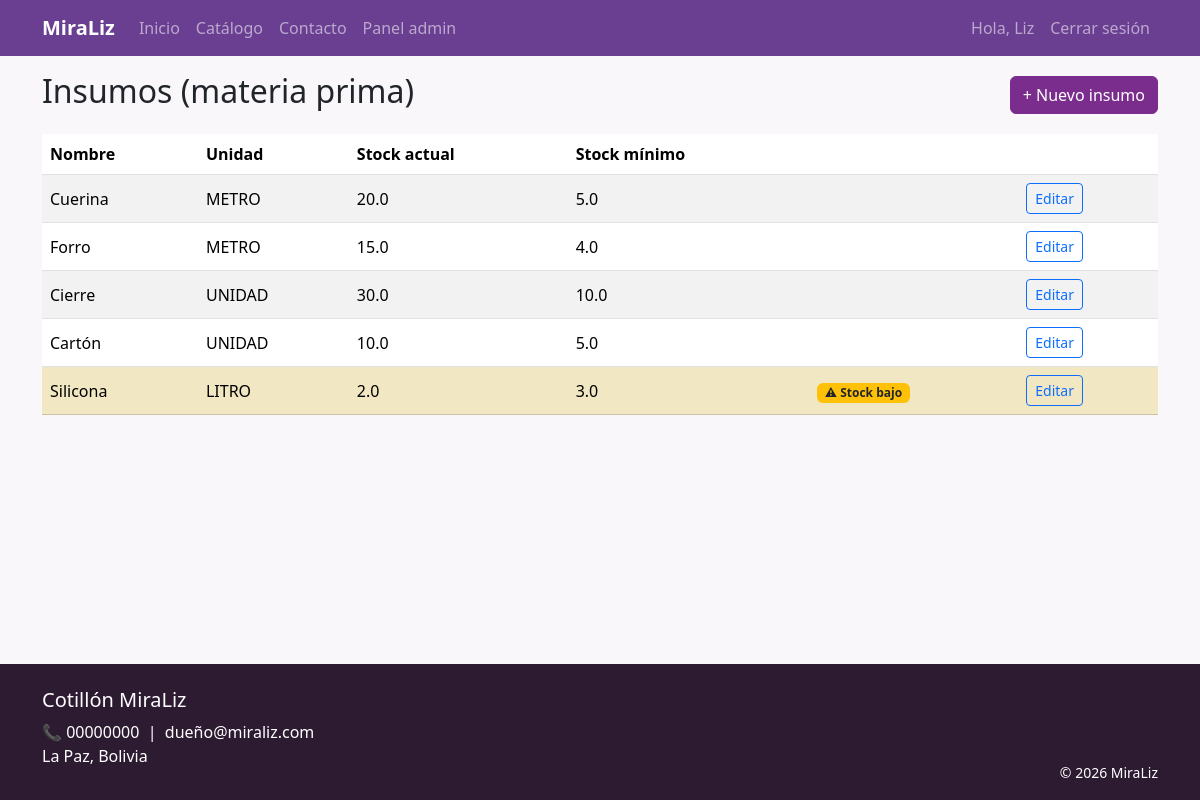
The page /admin/insumos (signed in) on the database its author committed.
### models/usuario.py (models this page shows, shortened)
class Usuario(UserMixin, db.Model):
    __tablename__ = "usuarios"
    id = db.Column(db.Integer, primary_key=True)
    nombre_completo = db.Column(db.String(150), nullable=False)
    correo = db.Column(db.String(150), unique=True, nullable=False, index=True)
    telefono = db.Column(db.String(30))
    direccion = db.Column(db.String(250))
    password_hash = db.Column(db.String(255), nullable=False)
    rol = db.Column(db.String(20), nullable=False, default="CLIENTE")
    estado = db.Column(db.String(20), nullable=False, default="ACTIVO")
    horas_disponibles = db.Column(db.Float, default=0)  # solo relevante para EMPLEADO
    fecha_registro = db.Column(db.DateTime, default=datetime.utcnow)
    correo_verificado = db.Column(db.Boolean, default=False)
    pedidos = db.relationship("Pedido", backref="cliente", lazy=True,
                               foreign_keys="Pedido.usuario_id")
    @property
    def is_active(self):
        return self.estado == "ACTIVO"

### models/inventario.py (models this page shows, shortened)
class Insumo(db.Model):
    __tablename__ = "insumos"
    id = db.Column(db.Integer, primary_key=True)
    nombre = db.Column(db.String(150), nullable=False)
    unidad = db.Column(db.String(20), nullable=False)  # UNIDAD, METRO, LITRO, KILOGRAMO
    stock_actual = db.Column(db.Float, nullable=False, default=0)
    stock_minimo = db.Column(db.Float, nullable=False, default=0)
    estado = db.Column(db.String(20), nullable=False, default="ACTIVO")
    def stock_bajo(self):
        return self.stock_actual <= self.stock_minimo

### routes/admin.py (the view)
@bp.route("/insumos")
def insumos():
    return render_template("admin/insumos.html", insumos=Insumo.query.all())

### routes/admin.py (called while the page is built)
@bp.before_request
@login_required
@rol_requerido("DUENO")
def _restringir_a_dueno():
    pass

### templates/admin/insumos.html (shortened to what this page needs)
{% extends "base.html" %}
{% block content %}
<div class="d-flex justify-content-between align-items-center mb-3">
    <h2>Insumos (materia prima)</h2>
    <a href="{{ url_for('admin.insumo_nuevo') }}" class="btn btn-primary-miraliz">+ Nuevo insumo</a>
</div>
<table class="table bg-white table-striped align-middle">
    <thead><tr><th>Nombre</th><th>Unidad</th><th>Stock actual</th><th>Stock mínimo</th><th></th><th></th></tr></thead>
    <tbody>
    {% for i in insumos %}
        <tr class="{{ 'table-warning' if i.stock_bajo() else '' }}">
            <td>{{ i.nombre }}</td>
            <td>{{ i.unidad }}</td>
            <td>{{ i.stock_actual }}</td>
            <td>{{ i.stock_minimo }}</td>
            <td>{% if i.stock_bajo() %}<span class="badge bg-warning text-dark">⚠ Stock bajo</span>{% endif %}</td>
            <td><a href="{{ url_for('admin.insumo_editar', insumo_id=i.id) }}" class="btn btn-sm btn-outline-primary">Editar</a></td>
        </tr>
    {% endfor %}
    </tbody>
</table>
{% endblock %}

### templates/base.html (shortened to what this page needs)
<!DOCTYPE html>
<html lang="es">
<head>
    <link href="https://cdn.jsdelivr.net/npm/bootstrap@5.3.3/dist/css/bootstrap.min.css" rel="stylesheet">
    <link href="{{ url_for('static', filename='css/estilo.css') }}" rel="stylesheet">
    <link rel="stylesheet" href="https://cdn.jsdelivr.net/npm/bootstrap-icons@1.11.3/font/bootstrap-icons.min.css">
</head>
<body>
<nav class="navbar navbar-expand-lg navbar-dark" style="background-color:#6a3f92;">
    <div class="container">
        <a class="navbar-brand fw-bold" href="{{ url_for('public.index') }}">MiraLiz</a>
        <div class="collapse navbar-collapse" id="navMenu">
            <ul class="navbar-nav me-auto mb-2 mb-lg-0">
                <li class="nav-item"><a class="nav-link" href="{{ url_for('public.index') }}">Inicio</a></li>
                <li class="nav-item"><a class="nav-link" href="{{ url_for('public.catalogo') }}">Catálogo</a></li>
                <li class="nav-item"><a class="nav-link" href="{{ url_for('public.contacto') }}">Contacto</a></li>
                {% if current_user.is_authenticated and current_user.rol == 'DUENO' %}
                    <li class="nav-item"><a class="nav-link" href="{{ url_for('admin.dashboard') }}">Panel admin</a></li>
                {% elif current_user.is_authenticated and current_user.rol == 'EMPLEADO' %}
                    <li class="nav-item"><a class="nav-link" href="{{ url_for('empleado.dashboard') }}">Panel empleado</a></li>
                {% elif current_user.is_authenticated and current_user.rol == 'CLIENTE' %}
                    <li class="nav-item"><a class="nav-link" href="{{ url_for('cliente.dashboard') }}">Mi panel</a></li>
                    <li class="nav-item"><a class="nav-link" href="{{ url_for('cliente.ver_carrito') }}">🛒 Carrito</a></li>
                {% endif %}
            </ul>
            <ul class="navbar-nav">
                {% if current_user.is_authenticated %}
                    <li class="nav-item"><span class="nav-link">Hola, {{ current_user.nombre_completo.split(' ')[0] }}</span></li>
                    <li class="nav-item"><a class="nav-link" href="{{ url_for('auth.logout') }}">Cerrar sesión</a></li>
                {% else %}
                    <li class="nav-item"><a class="nav-link" href="{{ url_for('auth.login') }}">Iniciar sesión</a></li>
                    <li class="nav-item"><a class="btn btn-light btn-sm ms-2" href="{{ url_for('auth.registro') }}">Registrarse</a></li>
                {% endif %}
            </ul>
        </div>
    </div>
</nav>
<main class="container mb-5">
    {% block content %}{% endblock %}
</main>
<footer class="text-white pt-4 pb-3 mt-auto" style="background-color:#2d1b32;">
    <div class="container d-flex flex-wrap justify-content-between">
        <div>
            <h5>Cotillón MiraLiz</h5>
            <p class="mb-0">📞 00000000 &nbsp;|&nbsp; dueño@miraliz.com</p>
            <p>La Paz, Bolivia</p>
        </div>
        <div class="align-self-end">
            <small>&copy; 2026 MiraLiz</small>
        </div>
    </div>
</footer>
</body>
</html>

### static/css/estilo.css (style rules this page uses)
body { display: flex; flex-direction: column; min-height: 100vh; background-color: #faf7fb; }
main { flex: 1; }
.btn-primary-miraliz { background-color: #7b2d8e; border-color: #7b2d8e; color: white; }

### rows shown on the page
Usuario: nombre_completo "Liz"
Insumo: nombre "Cuerina", unidad "METRO", stock_actual "20.0", stock_minimo "5.0"
Insumo: nombre "Forro", unidad "METRO", stock_actual "15.0", stock_minimo "4.0"
Insumo: nombre "Cierre", unidad "UNIDAD", stock_actual "30.0", stock_minimo "10.0"
Insumo: nombre "Cartón", unidad "UNIDAD", stock_actual "10.0", stock_minimo "5.0"
Insumo: nombre "Silicona", unidad "LITRO", stock_actual "2.0", stock_minimo "3.0", shows "⚠ Stock bajo"
